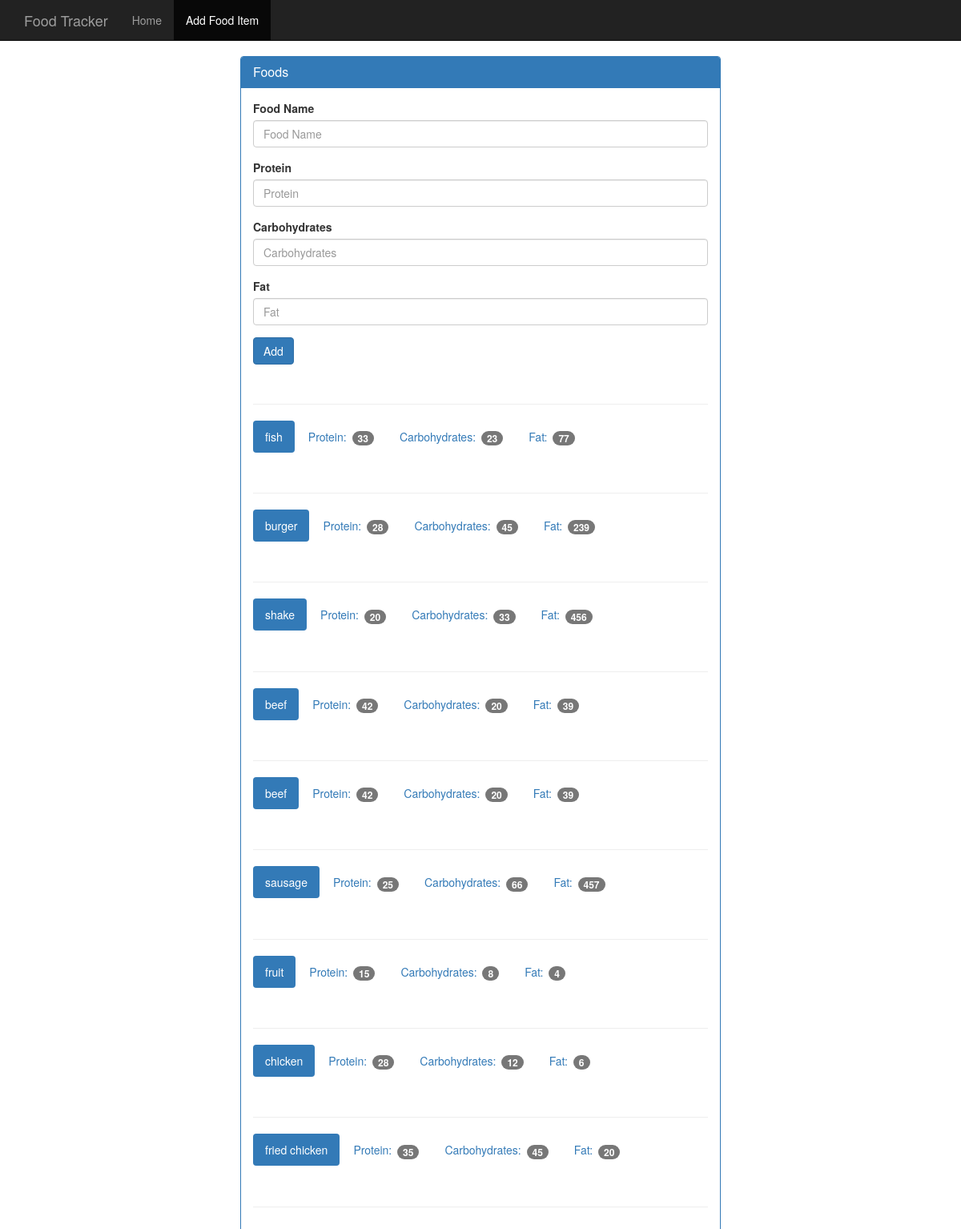
Before: /addfood with the older database file.
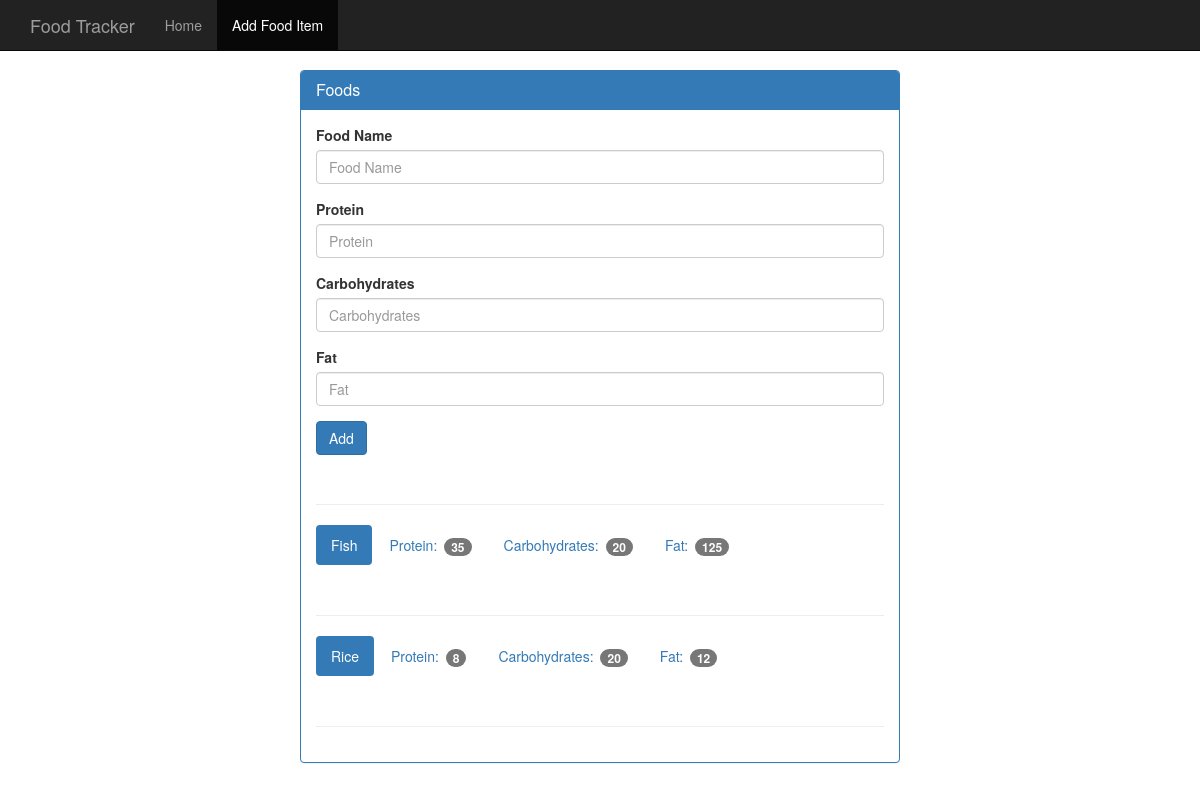
After: the same page with the newer database file.
### app.py (models this page shows, shortened)
class food(db.Model):
	id = db.Column(db.Integer, primary_key=True)
	name = db.Column(db.String(255))
	protein = db.Column(db.String(30))
	carbohydrates = db.Column(db.String(30))
	fat = db.Column(db.String(30))
	calories = db.Column(db.String(30))
	@classmethod
	def show_all_rows(cls):
		results = cls.query.all()
		return results

### app.py (the view, shortened to what this page needs)
@app.route('/addfood', methods=['GET','POST'])
def add_food():
	viewAllfood = food().show_all_rows()
	return render_template('add_food.html', foodlist=viewAllfood)

### templates/add_food.html (shortened to what this page needs)
{% extends "base.html" %}
{% block body %}
    <div class="container theme-showcase col-sm-6 col-sm-offset-3" role="main">
      <div class="row">
        <div>
          <div class="panel panel-primary">
            <div class="panel-heading">
              <h3 class="panel-title">Foods</h3>
            </div>
            <div class="panel-body">
              <form method="POST" action="{{url_for('add_food')}}">
                <div class="form-group">
                  <label for="food-name">Food Name</label>
                  <input type="text" class="form-control" id="food-name" name="food_name" placeholder="Food Name">
                </div>
                <div class="form-group">
                  <label for="protein">Protein</label>
                  <input type="number" class="form-control" id="protein" name="protein" placeholder="Protein">
                </div>
                <div class="form-group">
                  <label for="carbohydrates">Carbohydrates</label>
                  <input type="number" class="form-control" id="carbohydrates" name="carbohydrates" placeholder="Carbohydrates">
                </div>
                <div class="form-group">
                  <label for="fat">Fat</label>
                  <input type="number" class="form-control" id="fat" name="fat" placeholder="Fat">
                </div>
                <button type="submit" class="btn btn-primary">Add</button>
              </form>
              <div class="page-header"></div>
              {% for food in foodlist %}
              <ul class="nav nav-pills" role="tablist">
                <li class="active"><a>{{food.name}}</a></li>
                <li><a>Protein: <span class="badge">{{food.protein}}</span></a></li>
                <li><a>Carbohydrates: <span class="badge">{{food.carbohydrates}}</span></a></li>
                <li><a>Fat: <span class="badge">{{food.fat}}</span></a></li>
              </ul>
              <div class="page-header"></div>
              {% endfor %}
            </div>
          </div>
        </div>
      </div>
    </div>
{% endblock %}

Changed rows visible on the page:
removed food: name "shake", protein "20", carbohydrates "33", fat "456"
removed food: name "beef", protein "42", carbohydrates "20", fat "39"
removed food: name "beef", protein "42", carbohydrates "20", fat "39"
removed food: name "sausage", protein "25", carbohydrates "66", fat "457"
removed food: name "fruit", protein "15", carbohydrates "8", fat "4"
removed food: name "chicken", protein "28", carbohydrates "12", fat "6"
removed food: name "fried chicken", protein "35", carbohydrates "45", fat "20"
changed food: name "fish" → "Fish"; protein "33" → "35"; carbohydrates "23" → "20"; fat "77" → "125"
changed food: name "burger" → "Rice"; protein "28" → "8"; carbohydrates "45" → "20"; fat "239" → "12"
